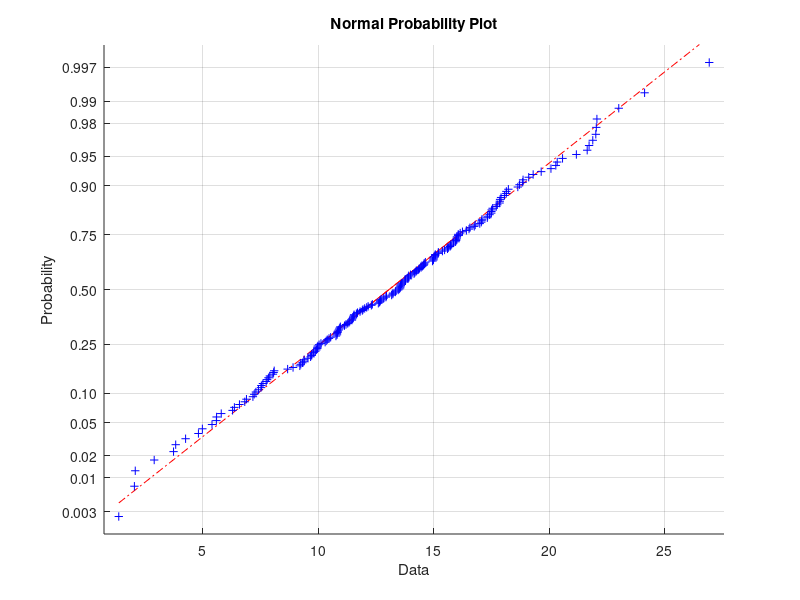

The MATLAB script that drew this image:
clear all
clc

x=importdata('P0909.mat');

normplot(x)

str_hod=mean(x)
sm_odch=std(x)
[h,p,stats]=chi2gof(x,'cdf',{@normcdf,mean(x),std(x)})
[h,p,stats]=chi2gof(x,'cdf',{@normcdf,15,5})
